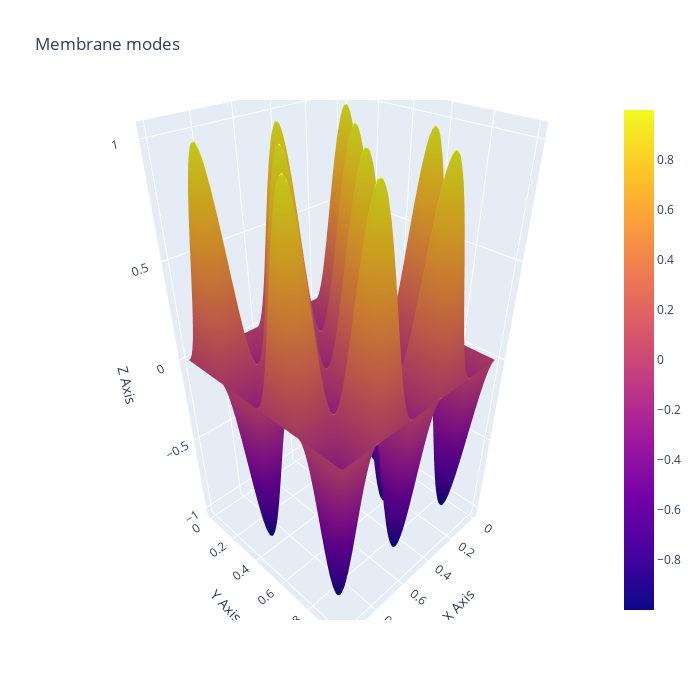

Write notebook code for a chart like this one.
### Code cell
interact(membrane2d_plotly, n=(1,10), m=(1,10), t=(0,100))

### Figure 1 — Plotly figure (JSON) as saved in the notebook; plotly's stock layout.template omitted (floating-point values rounded to 4 significant figures; data arrays with more than 128 entries replaced by an {"elided": "..."} marker saying what was removed)
{"data": [{"type": "surface", "x": {"elided": "100x100 float values"}, "y": {"elided": "100x100 float values"}, "z": {"elided": "100x100 float values"}}], "layout": {"height": 700, "scene": {"xaxis": {"title": {"text": "X Axis"}}, "yaxis": {"title": {"text": "Y Axis"}}, "zaxis": {"title": {"text": "Z Axis"}}}, "title": {"text": "Membrane modes"}, "width": 700}}
